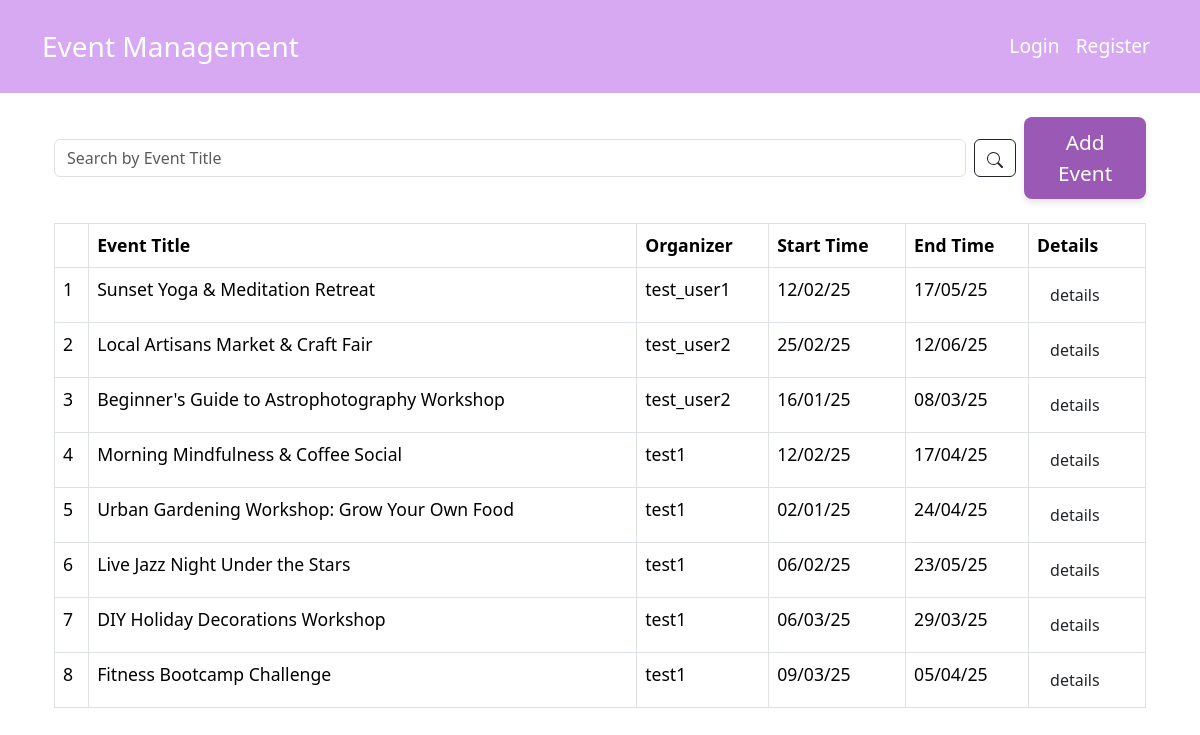
The app's page /events_list/ with its own data.
### events/models.py (models this page shows, shortened)
class Event(models.Model):
    title = models.CharField(max_length=255)  # Activity Title
    description = models.TextField()  # Description of activities
    organizer = models.ForeignKey(User, on_delete=models.CASCADE, related_name='organized_events')  # organisers
    start_time = models.DateTimeField()  # Event start time
    end_time = models.DateTimeField()  # Activity end time
    location = models.CharField(max_length=255)  # Event Location
    max_participants = models.PositiveIntegerField(null=True, blank=True)  # Maximum number of participants (optional)
    created_at = models.DateTimeField(auto_now_add=True)  # Creation time
    is_approved = models.BooleanField(default=True)  # Whether it has been reviewed or not, default has been reviewed

class User(AbstractUser):
    ROLE_CHOICES = (
        ('user', 'User'),
        ('admin', 'Admin'),
    )
    role = models.CharField(max_length=10, choices=ROLE_CHOICES, default='user')
    groups = models.ManyToManyField(Group, related_name="custom_user_set", blank=True)
    user_permissions = models.ManyToManyField(Permission, related_name="custom_user_permissions", blank=True)

### events/views.py (the view)
# urls.py: path('events_list/', views.events_list_view, name='events_list'),
def events_list_view(request):
    search_term = request.GET.get('search_term', '')  # Defaults to the empty string
    events = Event.objects.filter(title__icontains=search_term, is_approved=True)
    return render(request, 'events/events_list.html', {
        'events': events,
        'search_term': search_term
    })

### templates/events/events_list.html (shortened to what this page needs)
{% extends "events/home.html" %}
{% block content %}
    <div class="container my-4">
        <form method="get" action="{% url 'events_list' %}">
            <div class="d-flex justify-content-center align-items-center">
                <input type="text" class="form-control me-2" placeholder="Search by Event Title" name="search_term" value="{{ search_term }}">
                <button type="submit" class="btn btn-outline-dark">
                </button>
                <a href="{% url 'add_event' %}" class="btn btn-custom-primary ms-2">Add Event</a>
            </div>
        </form>
    </div>
    <div class="container">
        <table class="table table-bordered">
            <thead>
            <tr>
                <th></th>
                <th>Event Title</th>
                <th>Organizer</th>
                <th>Start Time</th>
                <th>End Time</th>
                <th>Details</th>
            </tr>
            </thead>
            <tbody>
            {% for event in events %}
                <tr>
                    <td>{{ forloop.counter }}</td>
                    <td>{{ event.title }}</td>
                    <td>{{ event.organizer.username }}</td>
                    <td>{{ event.start_time|date:"d/m/y" }}</td>
                    <td>{{ event.end_time|date:"d/m/y" }}</td>
                    <td>
                        <a href="{% url 'event_details' event.id %}" class="btn btn-purple">details</a>
                    </td>
                </tr>
            {% endfor %}
            </tbody>
        </table>
    </div>
{% endblock %}

### templates/events/home.html (shortened to what this page needs)
{% load static %}
<!DOCTYPE html>
<html lang="en">
<head>
    <link href="https://cdn.jsdelivr.net/npm/bootstrap@5.3.2/dist/css/bootstrap.min.css" rel="stylesheet"
>
    <link rel="stylesheet" href="{% static 'css/style.css' %}">
</head>
<body>
    <nav class="navbar navbar-expand-lg navbar-dark">
        <div class="container">
            <a class="navbar-brand" href="#">Event Management</a>
            <div class="collapse navbar-collapse">
                <ul class="navbar-nav ms-auto">
                    {% if user.is_authenticated %}
                        <li class="nav-item"><a class="nav-link" href="{% url 'logout' %}">Logout</a></li>
                    {% else %}
                        <li class="nav-item"><a class="nav-link" href="{% url 'login' %}">Login</a></li>
                        <li class="nav-item"><a class="nav-link" href="{% url 'register' %}">Register</a></li>
                    {% endif %}
                </ul>
            </div>
        </div>
    </nav>
    <div class="container mt-4">
        {% block content %}{% endblock %}
    </div>
</body>
</html>

### static/css/style.css (style rules this page uses)
:root { --purple-light: #9b59b6; --purple-medium: #8e44ad; --purple-dark: #6c3483; --purple-darker: #5b2c6f; --purple-very-light: #f5e6ff; --purple-navbar: #d8a9f3; }
body { font-size: 1.1rem; }
.navbar { background-color: var(--purple-navbar); padding: 1.25rem 1rem; }
.navbar-brand { color: white; font-size: 1.75rem; }
.navbar-nav .nav-link { color: white; font-size: 1.2rem; padding: 0.75rem 1rem; transition: background-color 0.3s ease, color 0.3s ease; }
.btn-custom-primary, .btn-custom-secondary, .btn-custom-danger { background-color: var(--purple-light); color: white; border: none; font-size: 1.3rem; padding: 10px 20px; border-radius: 8px; transition: background-color 0.3s ease, transform 0.3s ease, box-shadow 0.3s ease; box-shadow: 0 4px 6px rgba(0, 0, 0, 0.1); }

### records on screen
Event: title "Sunset Yoga & Meditation Retreat", organizer.username "test_user1", start_time "12/02/25", end_time "17/05/25"
Event: title "Local Artisans Market & Craft Fair", organizer.username "test_user2", start_time "25/02/25", end_time "12/06/25"
Event: title "Beginner's Guide to Astrophotography Workshop", organizer.username "test_user2", start_time "16/01/25", end_time "08/03/25"
Event: title "Morning Mindfulness & Coffee Social", organizer.username "test1", start_time "12/02/25", end_time "17/04/25"
Event: title "Urban Gardening Workshop: Grow Your Own Food", organizer.username "test1", start_time "02/01/25", end_time "24/04/25"
Event: title "Live Jazz Night Under the Stars", organizer.username "test1", start_time "06/02/25", end_time "23/05/25"
Event: title "DIY Holiday Decorations Workshop", organizer.username "test1", start_time "06/03/25", end_time "29/03/25"
Event: title "Fitness Bootcamp Challenge", organizer.username "test1", start_time "09/03/25", end_time "05/04/25"
